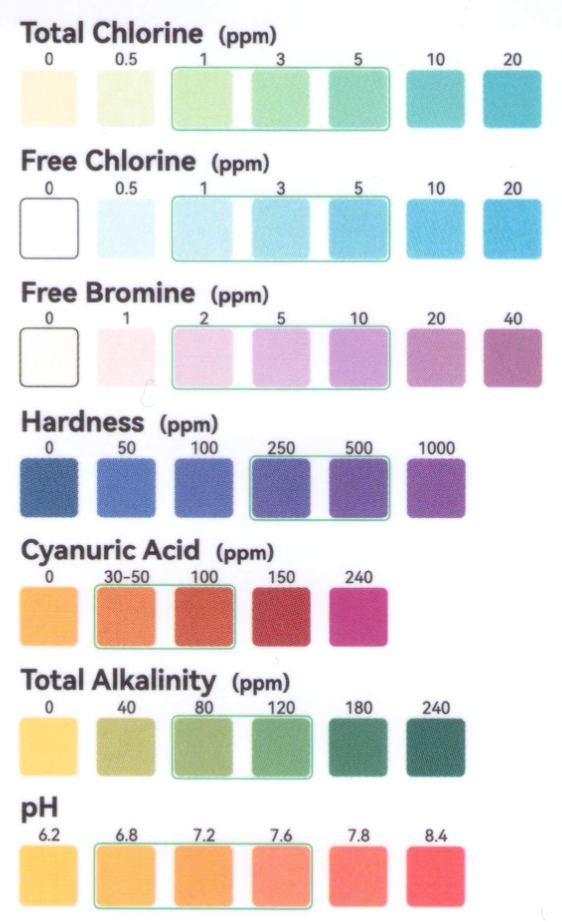
#> input picture brainstorming/images/strips3.png, 562 x 922 px
$ python sample_colors.py
#> lines starting #> are read from the running program, lines starting #| are printed output that depends on the picture
from PIL import Image, ImageDraw
import numpy as np

img = Image.open('images/strips3.png')
#> img is the input picture: PIL image 562x922 RGB; mean R, G, B 225.9, 223.3, 222.9
arr = np.array(img)
w, h = img.size
#> w = 562; h = 922
print(f"Image size: {w}x{h}")
#| Image size: 562x922

# x-centers identified via saturation scan of strips3.png (562x922)
x_centers = [48, 125, 202, 280, 359, 435, 512]

# y-centers identified via saturation profile
rows = [
    ('Total Chlorine',   100, ['0', '0.5', '1', '3', '5', '10', '20']),
    ('Free Chlorine',    225, ['0', '0.5', '1', '3', '5', '10', '20']),
    ('Free Bromine',     360, ['0', '1', '2', '5', '10', '20', '40']),
    ('Hardness',         490, ['0', '50', '100', '250', '500', '1000', None]),
    ('Cyanuric Acid',    615, ['0', '30-50', '100', '150', '240', None, None]),
    ('Total Alkalinity', 745, ['0', '40', '80', '120', '180', '240', None]),
    ('pH',               875, ['6.2', '6.8', '7.2', '7.6', '7.8', '8.4', None]),
]

HALF = 12  # half-size of sampling box (24x24 px average)

debug = img.copy()
draw = ImageDraw.Draw(debug)

for name, cy, labels in rows:
    print(f"\n{name}:")
    for cx, label in zip(x_centers, labels):
        if label is None:
            continue
        y0, y1 = max(0, cy - HALF), min(h, cy + HALF)
        x0, x1 = max(0, cx - HALF), min(w, cx + HALF)
        region = arr[y0:y1, x0:x1]
        avg = region.mean(axis=(0, 1)).astype(int)
        hex_color = '#{:02x}{:02x}{:02x}'.format(avg[0], avg[1], avg[2])
        print(f"  {label:>6}: {hex_color}  rgb({avg[0]}, {avg[1]}, {avg[2]})")
        draw.rectangle([x0, y0, x1, y1], outline='red', width=2)

debug.save('images/debug_sampling.png')
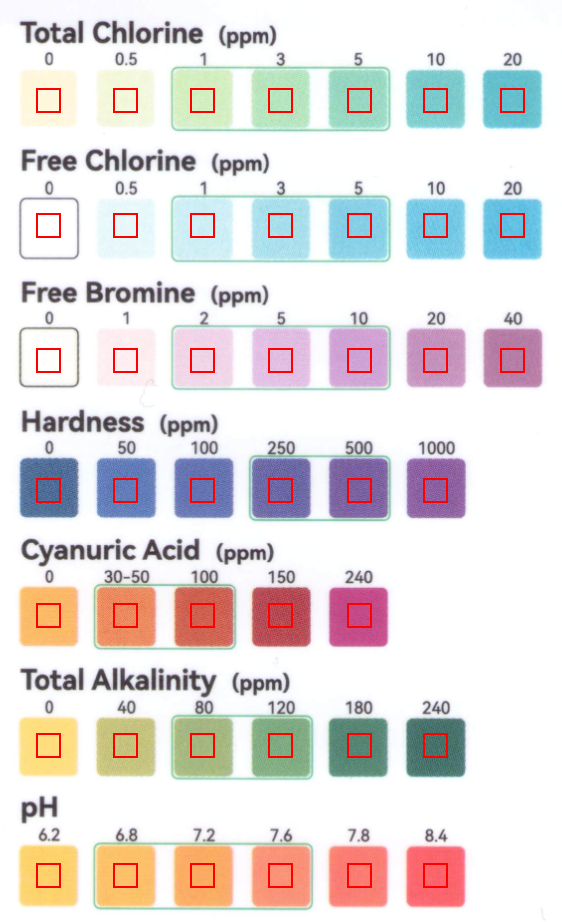
#> saved as debug_sampling.png: PIL image 562x922 RGB; mean R, G, B 227, 220.6, 220.3
print("\nDebug image saved to images/debug_sampling.png")

$ run again, with brainstorming/images/strips1.png copied over brainstorming/images/strips3.png
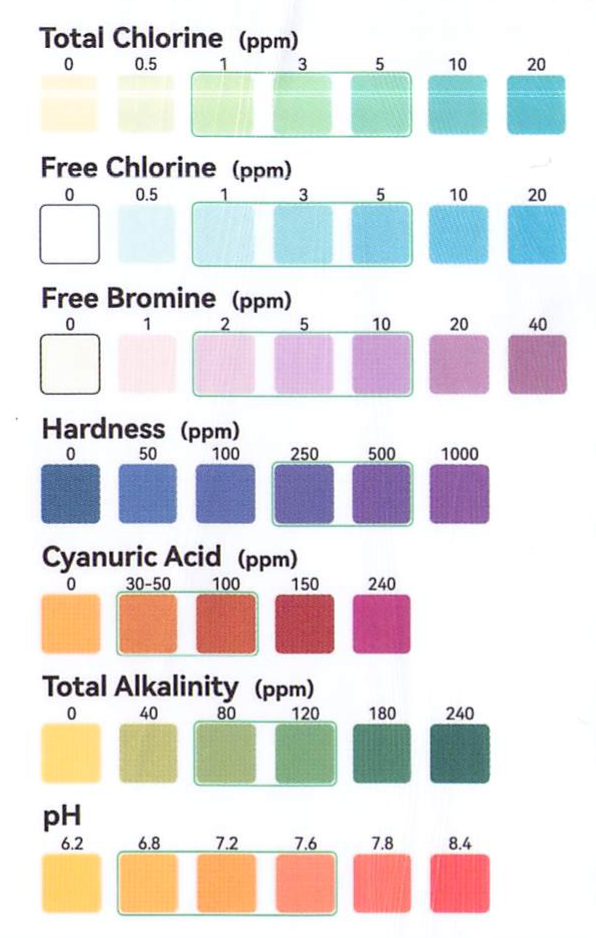
#> input picture brainstorming/images/strips1.png, 596 x 938 px
#> img is the input picture: PIL image 596x938 RGB; mean R, G, B 227.1, 224.7, 224.5
#| Image size: 596x938
#> `debug.save('images/debug_sampling.png')`:
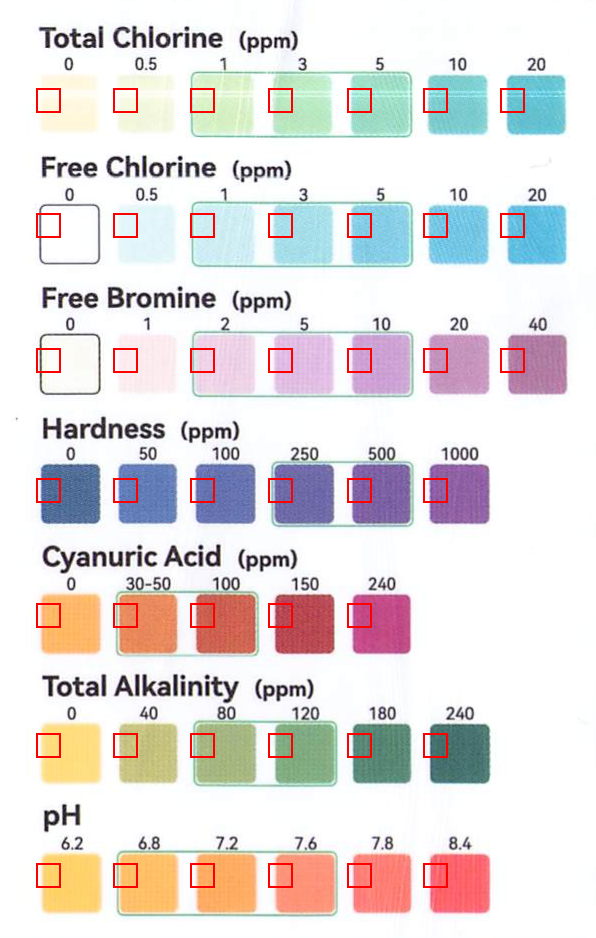
#> saved as debug_sampling.png: PIL image 596x938 RGB; mean R, G, B 227.8, 221.8, 221.6
